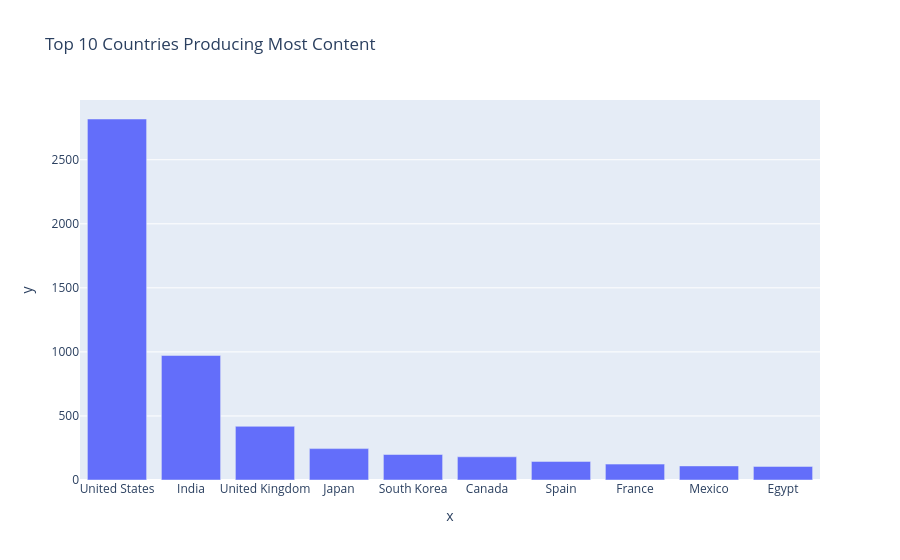

Notebook code for this chart:
### Code cell
Country_produce_most_content = df['country'].value_counts().head(10)
print(f"Countries Producing Most Content:\n{Country_produce_most_content}")
fig=px.bar(x=Country_produce_most_content.index,
             y=Country_produce_most_content.values,
             title='Top 10 Countries Producing Most Content')
fig.update_traces(textposition='inside')
fig.show()

### Figure 1 — Plotly figure (JSON) as saved in the notebook; plotly's stock layout.template omitted (floating-point values rounded to 4 significant figures)
{"data": [{"hovertemplate": "x=%{x}<br>y=%{y}<extra></extra>", "legendgroup": "", "marker": {"color": "#636efa", "pattern": {"shape": ""}}, "name": "", "orientation": "v", "showlegend": false, "textposition": "inside", "type": "bar", "x": ["United States", "India", "United Kingdom", "Japan", "South Korea", "Canada", "Spain", "France", "Mexico", "Egypt"], "xaxis": "x", "y": [2818, 972, 419, 245, 199, 181, 145, 124, 110, 106], "yaxis": "y"}], "layout": {"barmode": "relative", "legend": {"tracegroupgap": 0}, "title": {"text": "Top 10 Countries Producing Most Content"}, "xaxis": {"anchor": "y", "domain": [0, 1], "title": {"text": "x"}}, "yaxis": {"anchor": "x", "domain": [0, 1], "title": {"text": "y"}}}}
